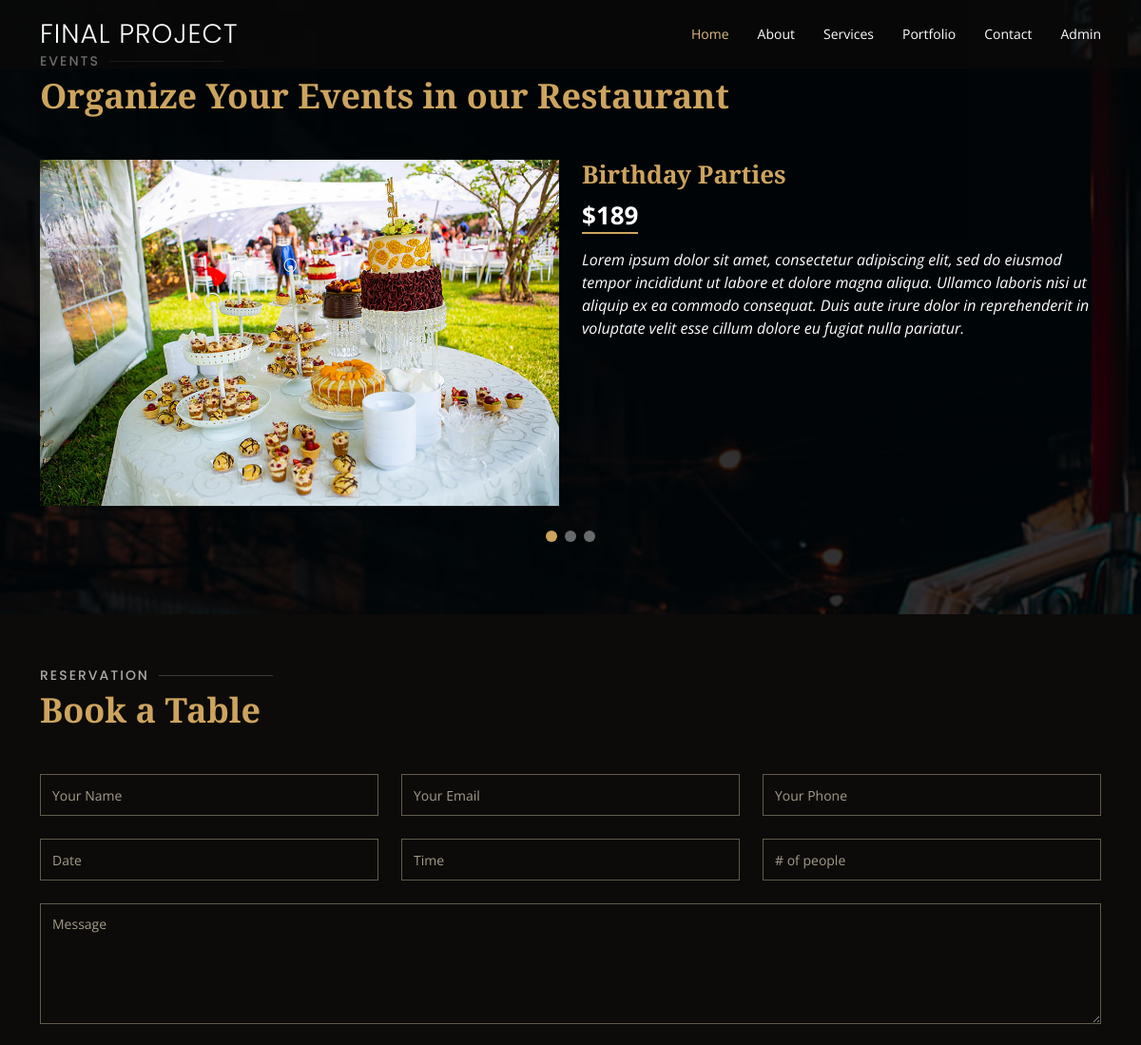
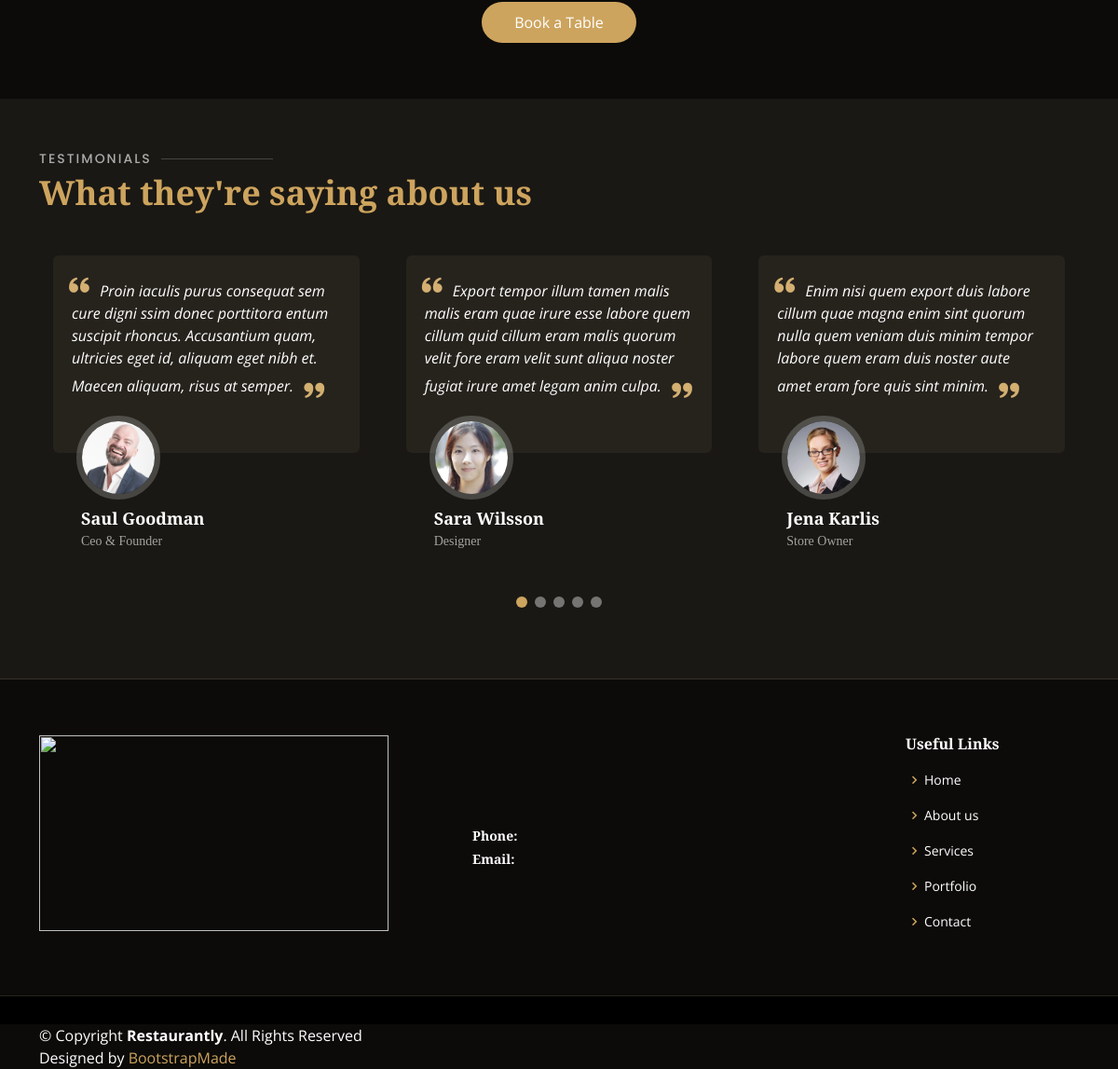
The app's page /Restaurantly/services.php, older data (2 pictures, top to bottom).
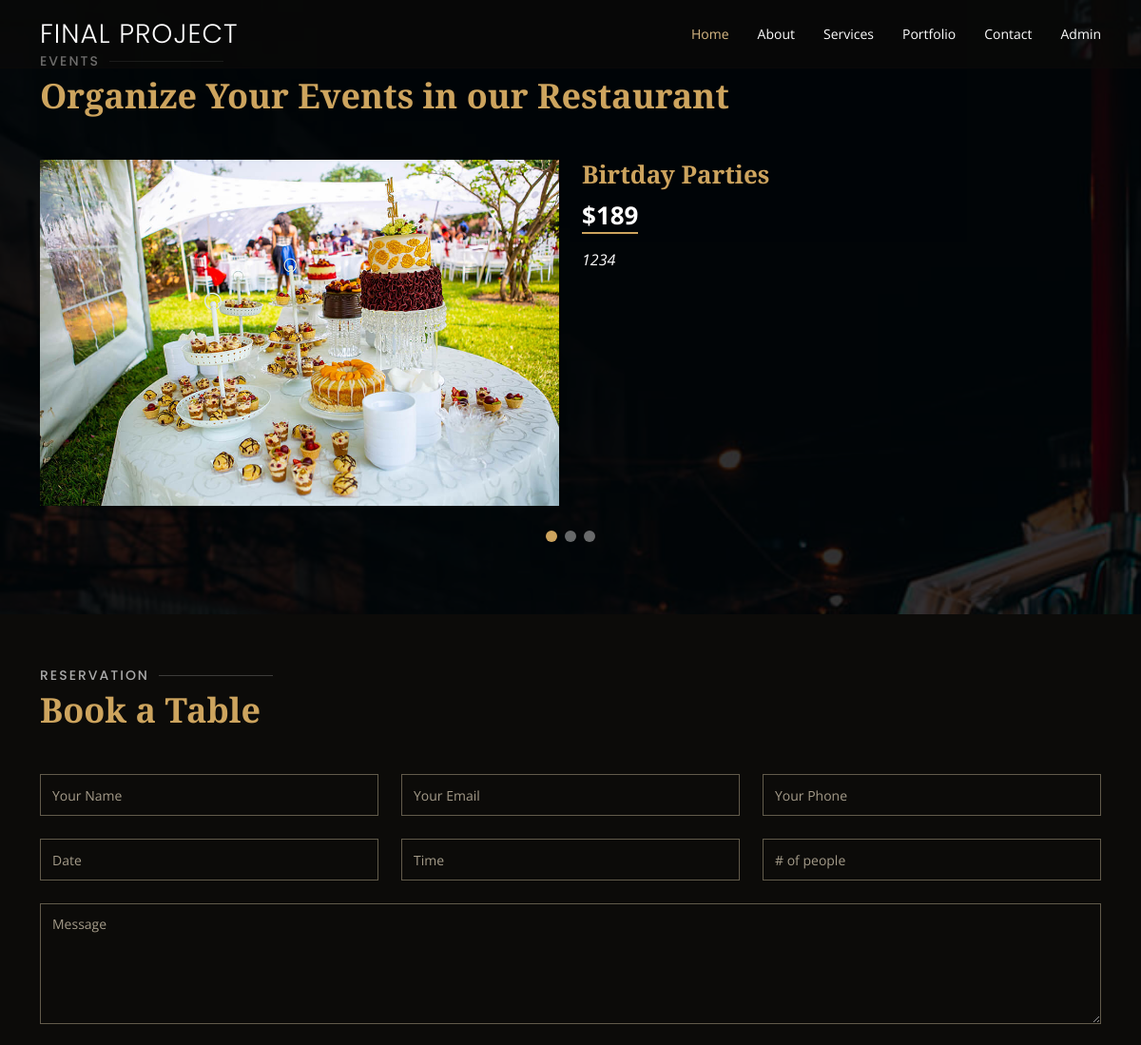
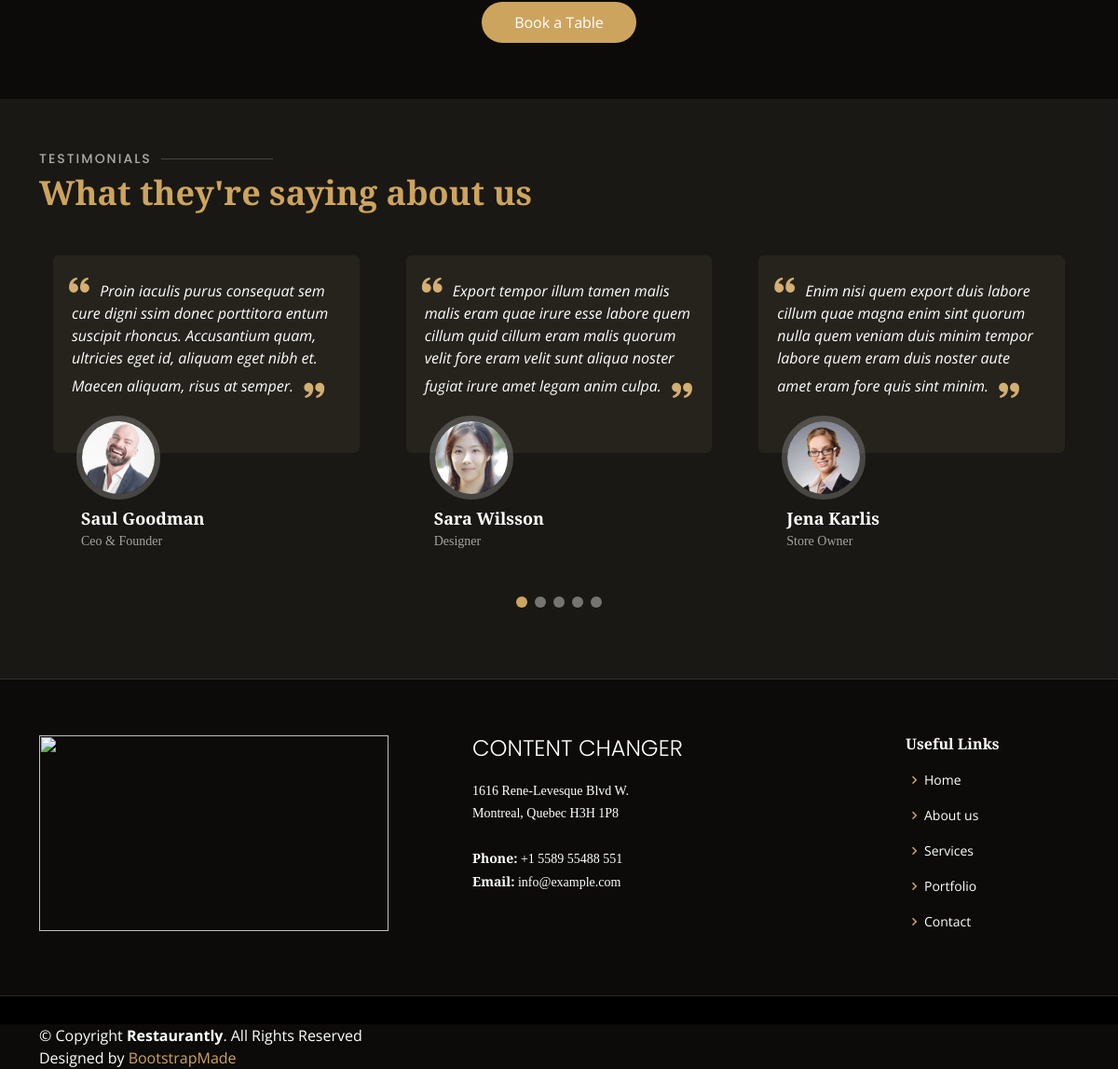
The same page, newer data (2 pictures, top to bottom).
### tables this page shows
CREATE TABLE IF NOT EXISTS `slider` (
  `id` int NOT NULL AUTO_INCREMENT,
  `title` varchar(50) NOT NULL,
  `price` int NOT NULL,
  `picture` varchar(50) NOT NULL,
  `text` text NOT NULL,
  PRIMARY KEY (`id`)
);

CREATE TABLE IF NOT EXISTS `footer` (
  `id` int NOT NULL AUTO_INCREMENT,
  `title` varchar(50) NOT NULL,
  `address` varchar(50) NOT NULL,
  `area` varchar(50) NOT NULL,
  `phone` varchar(20) NOT NULL,
  `email` varchar(50) NOT NULL,
  PRIMARY KEY (`id`)
);

### model/DB_Manager2.class.php (called while the page is built, shortened)
<?php
class DB_Manager2
{
    private $db;
    public function __construct()
    {
        $host = "localhost";
        $user = "root";
        $pass = "";
        $dbname = "admin";
        try {
            $this->db = new PDO("mysql:host=$host;dbname=$dbname", $user, $pass);
            $this->db->setAttribute(PDO::ATTR_ERRMODE, PDO::ERRMODE_EXCEPTION);
            $this->db->setAttribute(PDO::ATTR_EMULATE_PREPARES, false);
        } catch (Exception $e) {
            die("Database Connection Error: " . $e->getMessage());
        }
    }
    public function get_all_slider()
    {
        $query = $this->db->query("SELECT * FROM slider");
        $array = $query->fetchAll(PDO::FETCH_ASSOC);
        return $array;
    }
    public function get_all_footer()
    {
        $query = $this->db->query("SELECT * FROM footer");
        $array = $query->fetchAll(PDO::FETCH_ASSOC);
        return $array;
    }
}

### Restaurantly/services.php (the view, shortened to what the changed rows need)
<?php
include_once "../model/DB_Manager2.class.php";
$database = new DB_Manager2();
$get_slider = $database->get_all_slider();
?>
<!DOCTYPE html>
<html lang="en">
<head>
    <link href="assets/vendor/animate.css/animate.min.css" rel="stylesheet">
    <link href="assets/vendor/aos/aos.css" rel="stylesheet">
    <link href="assets/vendor/bootstrap/css/bootstrap.min.css" rel="stylesheet">
    <link href="assets/vendor/bootstrap-icons/bootstrap-icons.css" rel="stylesheet">
    <link href="assets/vendor/boxicons/css/boxicons.min.css" rel="stylesheet">
    <link href="assets/vendor/glightbox/css/glightbox.min.css" rel="stylesheet">
    <link href="assets/vendor/swiper/swiper-bundle.min.css" rel="stylesheet">
    <link href="assets/css/style.css" rel="stylesheet">
</head>
<body>
<header id="header" class="fixed-top d-flex align-items-cente">
    <div class="container-fluid container-xl d-flex align-items-center justify-content-lg-between">
        <h1 class="logo me-auto me-lg-0">Final Project</a></h1>
    </div>
</header>
<main id="main">
    <section id="events" class="events">
        <div class="container" data-aos="fade-up">
            <div class="section-title">
                <h2>Events</h2>
            </div>
            <div class="events-slider swiper" data-aos="fade-up" data-aos-delay="100">
                <div class="swiper-wrapper">
                    <?php foreach ($get_slider as $single_slider) : ?>
                        <div class="swiper-slide">
                            <div class="row event-item">
                                <div class="col-lg-6">
                                    <img src="assets/img/<?php echo $single_slider['picture'] ?>" class="img-fluid" alt="">
                                </div>
                                <div class="col-lg-6 pt-4 pt-lg-0 content">
                                    <h3><?php echo $single_slider['title'] ?></h3>
                                    <div class="price">
                                        <p><span>$<?php echo $single_slider['price'] ?></span></p>
                                    </div>
                                    <p class="fst-italic">
                                        <?php echo $single_slider['text'] ?>
                                    </p>
                                </div>
                            </div>
                        </div>
                    <?php endforeach ?>
                </div>
            </div>
        </div>
    </section>
    <section id="book-a-table" class="book-a-table">
        <div class="container" data-aos="fade-up">
            <div class="section-title">
                <h2>Reservation</h2>
            </div>
        </div>
    </section>
    <section id="testimonials" class="testimonials section-bg">
        <div class="container" data-aos="fade-up">
            <div class="section-title">
                <h2>Testimonials</h2>
            </div>
        </div>
    </section>
</main>
<?php
 include_once "./footer.php";
?>
</body>
</html>

### Restaurantly/footer.php (shortened to what the changed rows need)
<?php
$database = new DB_Manager2();
$get_footer = $database->get_all_footer();
foreach ($get_footer as $footer) {
}
?>
<footer id="footer">
    <div class="footer-top">
        <div class="container">
            <div style="display: flex;justify-content: space-between">
                <div class="col-lg-3 col-md-6">
                    <div class="footer-info">
                        <h3><?php echo $footer['title'] ?></h3>
                        <p>
                            <?php echo $footer['address'] ?><br>
                        <p>
                            <?php echo $footer['area'] ?><br><br>   </p>
                        <p> <strong>Phone:</strong> <?php echo $footer['phone'] ?><br>   </p>
                        <p><strong>Email:</strong> <?php echo $footer['email'] ?><br>   </p>
                    </div>
                </div>
            </div>
        </div>
    </div>
</footer>

Row changes from the older to the newer data that the page shows:
changed slider: title "Birthday Parties" → "Birtday Parties"; text "Lorem ipsum dolor sit amet, consectetur adipiscing elit, sed do eiusmod tempor incididunt ut labore et dolore magna aliqua. Ullamco laboris nisi ut aliquip ex ea commodo consequat. Duis aute irure dolor in reprehenderit in voluptate velit esse cillum dolore eu fugiat nulla pariatur." → "1234"
added footer: title "CONTENT CHANGER", address "1616 Rene-Levesque Blvd W.", area "Montreal, Quebec H3H 1P8", phone "+1 5589 55488 551", email "info@example.com"
